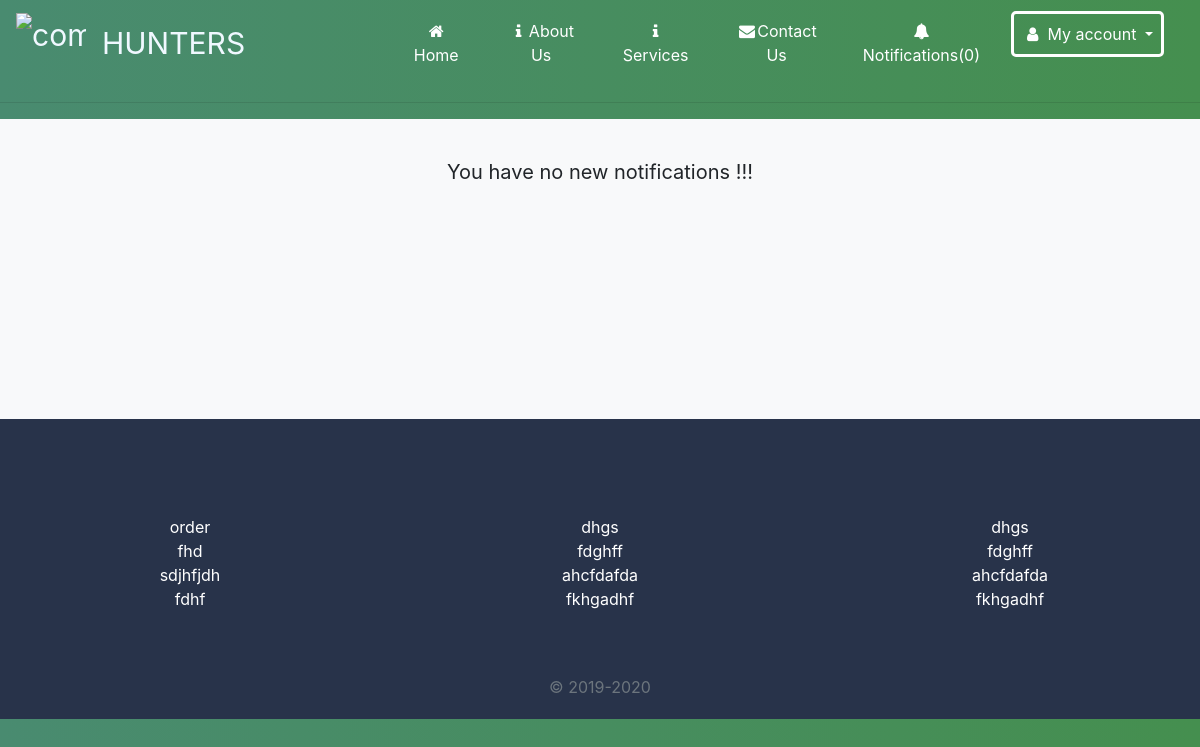
Page /notification (signed in) on the earlier database version.
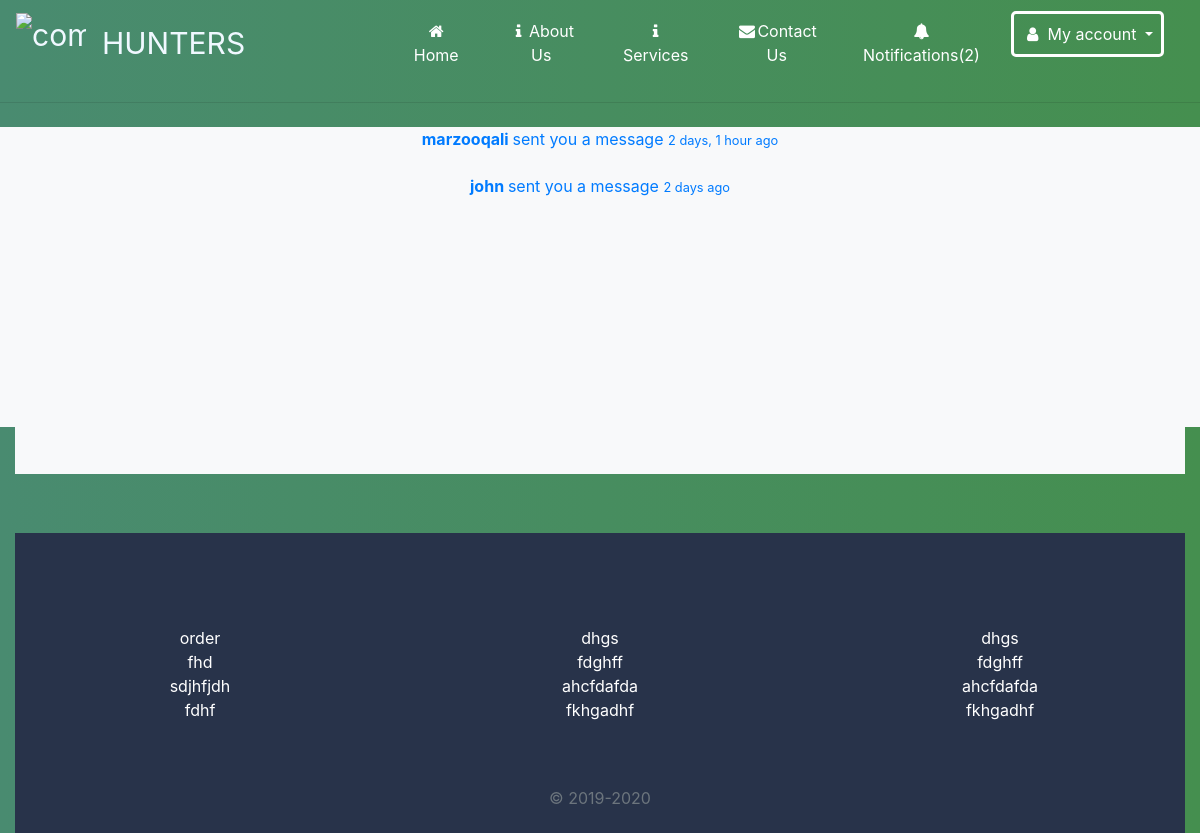
Same page on the later database version.
### home/models.py (models this page shows)
class Notification(models.Model):
    MESSAGE='message'
    APPLICATION='application'
    CHOICES =(
        (MESSAGE,'Message'),
        (APPLICATION,'Application')
    )
    to_user=models.ForeignKey(User,related_name='notifications',on_delete=models.CASCADE)
    notification_type =models.CharField(max_length=20,choices=CHOICES)
    is_read =models.BooleanField(default=False)
    extra_id= models.IntegerField(null=True,blank=True)
    created_at = models.DateTimeField(auto_now_add=True)
    created_by = models.ForeignKey(User,related_name='creatednotifications', on_delete=models.CASCADE)
    class Meta:
        ordering=['created_at']

### home/views.py (the view, shortened to what this page needs)
# urls.py: path('notification',views.notification,name='notification')
@login_required
def notification(request):
    goto= request.GET.get('goto','')
    notification_id=request.GET.get('notification',0)
    extra_id =request.GET.get('extra_id',0)
    return render(request,'notification.html')

### home/context_processors.py (called while the page is built)
def notification(request):
    if request.user.is_authenticated:
        return {'notifications':request.user.notifications.filter(is_read=False)}
    else:
        return {'notifications':[]}

### templates/notification.html (shortened to what this page needs)
 {% include 'navbar.html' %} {% if not notifications %}
<div class="container-fluid  text-center bg-light ">
    <p class="font"> You have no new notifications !!! </p>
</div>
{%endif%} {% for notification in notifications %}
<div class="container-fluid fornot text-center bg-light ">
    {% if notification.notification_type == 'message' %}
    <li class="list-unstyled">
        <a href="{% url 'notification' %}?goto=view_application&notification={{notification.id}}&extra_id={{notification.extra_id}}">
            <strong>{{notification.created_by.username}} </strong> sent you a message
            <small>{{notification.created_at|timesince}} ago</small></a>
    </li>
    {% elif notification.notification_type == 'application' %}
    <li class="list-unstyled">
        <a href="{% url 'notification' %}?goto=view_application&notification={{notification.id}}&extra_id={{notification.extra_id}}">
            <strong>{{notification.created_by.username}} </strong> applied for the job
            <small>{{notification.created_at|timesince}} ago</small></a>
    </li>
    {%endif%} {%endfor%}
</div>
{% include 'footer.html' %}

Differences in the rows shown:
added Notification: created_by.username "marzooqali", created_at "2 days, 1 hour"
added Notification: created_by.username "john", created_at "2 days"
Other differences:
{{ notifications.count }}: "0" → "2"
text no longer shown: "You have no new notifications !!!"
